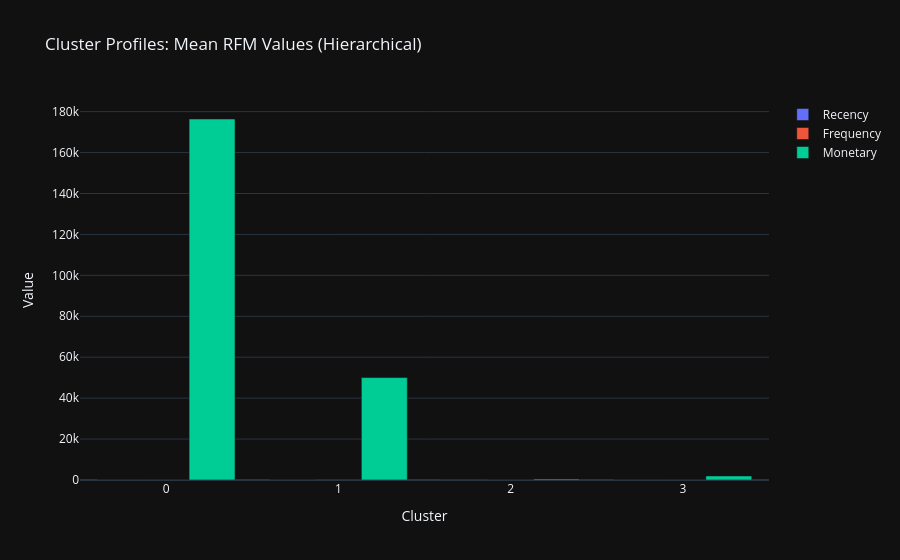
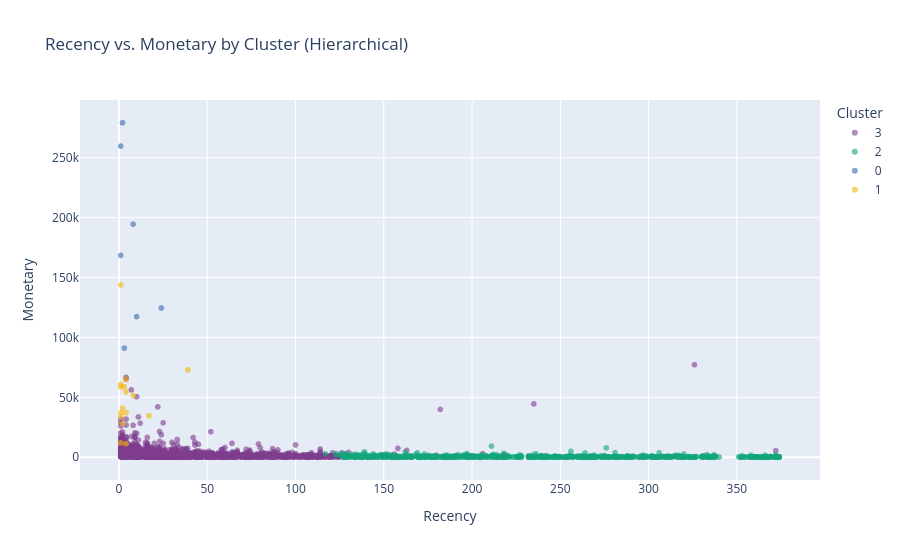

Notebook cell for these charts, in order:
### Code cell
visualize_clusters(rfm.copy(), hier_labels, 'Hierarchical')

### Figure 1 — Plotly figure (JSON) as saved in the notebook; plotly's stock layout.template omitted (floating-point values rounded to 4 significant figures)
{"data": [{"name": "Recency", "type": "bar", "x": ["0", "1", "2", "3"], "y": [7, 5.812, 237.2, 38.89]}, {"name": "Frequency", "type": "bar", "x": ["0", "1", "2", "3"], "y": [40.86, 85.38, 1.586, 4.769]}, {"name": "Monetary", "type": "bar", "x": ["0", "1", "2", "3"], "y": [176400.0, 50060.0, 505.1, 1977.0]}], "layout": {"autosize": true, "barmode": "group", "title": {"text": "Cluster Profiles: Mean RFM Values (Hierarchical)"}, "xaxis": {"autorange": true, "range": [-0.5, 3.5], "title": {"text": "Cluster"}, "type": "category"}, "yaxis": {"autorange": true, "range": [0, 185700.0], "title": {"text": "Value"}, "type": "linear"}}}

### Figure 2 — Plotly figure (JSON) as saved in the notebook; plotly's stock layout.template omitted (floating-point values rounded to 4 significant figures; data arrays with more than 128 entries replaced by an {"elided": "..."} marker saying what was removed)
{"data": [{"customdata": {"elided": "3137x1 str values"}, "hovertemplate": "Cluster=3<br>Recency=%{x}<br>Monetary=%{y}<br>CustomerID=%{customdata[0]}<extra></extra>", "legendgroup": "3", "marker": {"color": "rgb(127, 60, 141)", "opacity": 0.6, "symbol": "circle"}, "mode": "markers", "name": "3", "showlegend": true, "type": "scattergl", "x": {"elided": "3137 int values"}, "xaxis": "x", "y": {"elided": "3137 float values"}, "yaxis": "y"}, {"customdata": {"elided": "1178x1 str values"}, "hovertemplate": "Cluster=2<br>Recency=%{x}<br>Monetary=%{y}<br>CustomerID=%{customdata[0]}<extra></extra>", "legendgroup": "2", "marker": {"color": "rgb(17, 165, 121)", "opacity": 0.6, "symbol": "circle"}, "mode": "markers", "name": "2", "showlegend": true, "type": "scattergl", "x": {"elided": "1178 int values"}, "xaxis": "x", "y": {"elided": "1178 float values"}, "yaxis": "y"}, {"customdata": [["12415"], ["14156"], ["14646"], ["16446"], ["17450"], ["17511"], ["18102"]], "hovertemplate": "Cluster=0<br>Recency=%{x}<br>Monetary=%{y}<br>CustomerID=%{customdata[0]}<extra></extra>", "legendgroup": "0", "marker": {"color": "rgb(57, 105, 172)", "opacity": 0.6, "symbol": "circle"}, "mode": "markers", "name": "0", "showlegend": true, "type": "scattergl", "x": [24, 10, 2, 1, 8, 3, 1], "xaxis": "x", "y": [124600.0, 117400.0, 279100.0, 168500.0, 194600.0, 91060.0, 259700.0], "yaxis": "y"}, {"customdata": [["12748"], ["12971"], ["13089"], ["13408"], ["13694"], ["13798"], ["14298"], ["14606"], ["14911"], ["15061"], ["15311"], ["16013"], ["16029"], ["16422"], ["17841"], ["17949"]], "hovertemplate": "Cluster=1<br>Recency=%{x}<br>Monetary=%{y}<br>CustomerID=%{customdata[0]}<extra></extra>", "legendgroup": "1", "marker": {"color": "rgb(242, 183, 1)", "opacity": 0.6, "symbol": "circle"}, "mode": "markers", "name": "1", "showlegend": true, "type": "scattergl", "x": [1, 4, 3, 2, 4, 1, 8, 1, 1, 4, 1, 4, 39, 17, 2, 1], "xaxis": "x", "y": [33720.0, 11190.0, 58830.0, 28120.0, 65040.0, 37150.0, 51530.0, 12040.0, 143800.0, 54530.0, 60770.0, 37130.0, 72880.0, 34680.0, 40990.0, 58510.0], "yaxis": "y"}], "layout": {"autosize": true, "legend": {"title": {"text": "Cluster"}, "tracegroupgap": 0}, "title": {"text": "Recency vs. Monetary by Cluster (Hierarchical)"}, "xaxis": {"anchor": "y", "autorange": true, "domain": [0, 1], "range": [-21.62, 396.6], "title": {"text": "Recency"}, "type": "linear"}, "yaxis": {"anchor": "x", "autorange": true, "domain": [0, 1], "range": [-23030.0, 302200.0], "title": {"text": "Monetary"}, "type": "linear"}}}
